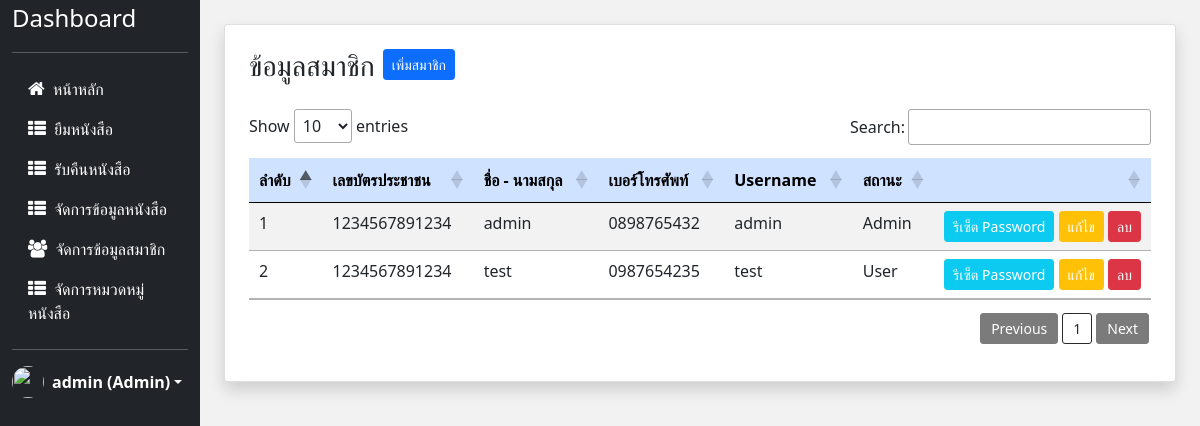
The app's page /members/memberList.php (signed in) with its own data.
### tables this page shows
CREATE TABLE `member` (
  `m_id` int(11) NOT NULL,
  `m_card_id` varchar(13) NOT NULL,
  `m_name` varchar(60) NOT NULL,
  `username` varchar(30) NOT NULL,
  `password` varchar(30) NOT NULL,
  `address` text NOT NULL,
  `phone` varchar(10) NOT NULL,
  `status` int(11) NOT NULL DEFAULT 0
);

### members/memberList.php (the view, shortened to what this page needs)
<?php
include("../config/connect.php");
?>
<!doctype html>
<html lang="en">
<head>
    <?php
    include("../layout/header.php");
    ?>
</head>
<body>
    <div class="container-fluid" style="background-color: #f2f2f2;">
        <div class="row">
            <?php
            include("../layout/sidebar.php");
            $result = mysqli_query($conn, "SELECT * FROM member ORDER BY m_name");
            ?>
            <div class="col-md-10 px-4 my-4">
                <div class="card shadow p-2">
                    <div class="card-body">
                        <h3 class="float-start me-2">ข้อมูลสมาชิก</h3>
                        <a href="./insertMember.php" class="btn btn-sm btn-primary mb-3">เพิ่มสมาชิก</a>
                        <table class="table table-striped text-nowrap" id="myTable">
                            <thead class="table-primary">
                                <tr>
                                    <th scope="col">ลำดับ</th>
                                    <th scope="col">เลขบัตรประชาชน</th>
                                    <th scope="col">ชื่อ - นามสกุล</th>
                                    <th scope="col">เบอร์โทรศัพท์</th>
                                    <th scope="col">Username</th>
                                    <th scope="col">สถานะ</th>
                                    <th scope="col"></th>
                                </tr>
                            </thead>
                            <tbody>
                                <?php
                                if (mysqli_num_rows($result) > 0) {
                                    $i = 1;
                                    while ($row = mysqli_fetch_array($result)) {
                                ?>
                                        <tr>
                                            <td><?php echo $i++ ?></td>
                                            <td><?php echo $row["m_card_id"] ?></td>
                                            <td><?php echo $row["m_name"] ?></td>
                                            <td><?php echo $row["phone"] ?></td>
                                            <td><?php echo $row["username"] ?></td>
                                            <td>
                                                <?php
                                                if ($row["status"] == 0) {
                                                    echo "User";
                                                } else {
                                                    echo "Admin";
                                                }
                                                ?>
                                            </td>
                                            <td class="col-2 text-end">
                                                <a href="./resetPassmember.php?id=<?php echo $row['m_id']; ?>" class="btn btn-sm btn-info text-white">รีเซ็ต Password</a>
                                                <a href="./updateMember.php?id=<?php echo $row['m_id']; ?>" class="btn btn-sm btn-warning text-white">แก้ไข</a>
                                                <a href="./DB_delMember.php?id=<?php echo $row['m_id']; ?>" class="btn btn-sm btn-danger">ลบ</button>
                                            </td>
                                        </tr>
                                <?php
                                    }
                                }
                                ?>
                            </tbody>
                        </table>
                    </div>
                </div>
            </div>
        </div>
    </div>
</body>
</html>

### records on screen
member: m_card "1234567891234", m_name "admin", phone "0898765432", username "admin", status "Admin"
member: m_card "1234567891234", m_name "test", phone "0987654235", username "test", status "User"

### other values on screen
$_SESSION["name"] "admin"
$_SESSION["status"] "Admin"
